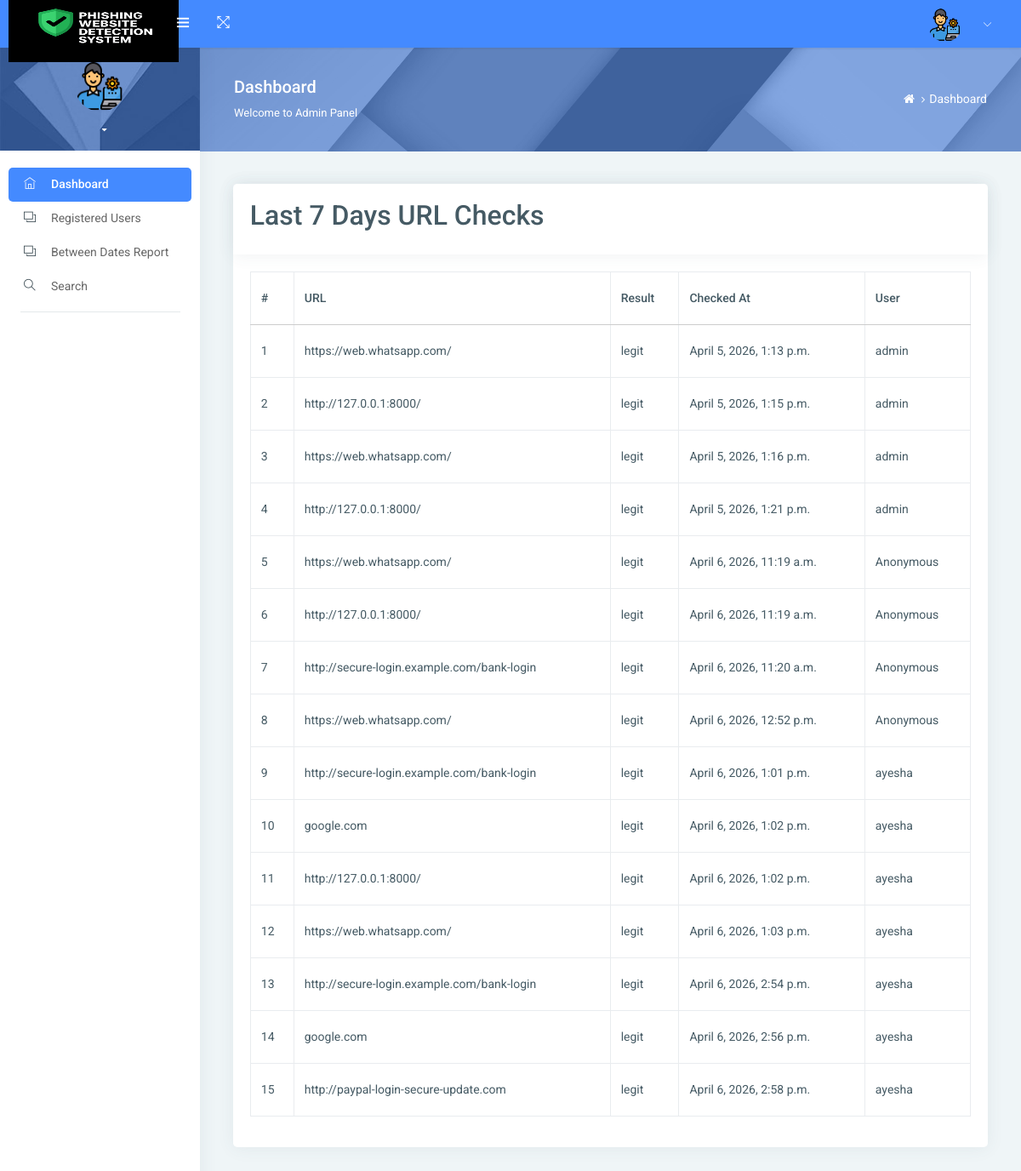
The app's page /checks/seven-days/ with its own data.
### detector/models.py (models this page shows, shortened)
class URLCheck(models.Model):
    RESULT_CHOICES = (('legit', 'Legitimate'), ('phish', 'Phishing'))
    user = models.ForeignKey(CustomUser, null=True, blank=True, on_delete=models.SET_NULL)
    url = models.TextField()
    score = models.FloatField(default=0.0)
    result = models.CharField(max_length=10, choices=RESULT_CHOICES)
    created_at = models.DateTimeField(auto_now_add=True)

class CustomUser(AbstractUser):
    USER_TYPES = (
        ('1', 'admin'),
        ('2', 'regusers'),
    )
    user_type = models.CharField(choices=USER_TYPES, max_length=10, default='1')

### phishguard/views.py (the view)
# urls.py: path('checks/seven-days/', views.seven_days_checks, name='seven_days_checks'),
def seven_days_checks(request):
    seven_days_ago = now().date() - timedelta(days=7)
    checks = URLCheck.objects.filter(created_at__date__gte=seven_days_ago)
    return render(request, "seven_days_checks.html", {"checks": checks})

### templates/seven_days_checks.html
{% extends "base.html" %}
{% block content %}
<div class="page-body">
                                        <div class="row">
                                            <div class="col-md-12">
                                                <div class="card"> <div class="card-header">
                                                       <h2>Last 7 Days URL Checks</h2>
                                                    </div>
<div class="card-block">
    <table class="table table-bordered">
        <thead>
            <tr>
                <th>#</th>
                <th>URL</th>
                <th>Result</th>
                <th>Checked At</th>
                <th>User</th>
            </tr>
        </thead>
        <tbody>
            {% for check in checks %}
            <tr>
                <td>{{ forloop.counter }}</td>
                <td>{{ check.url }}</td>
                <td>{{ check.result }}</td>
                <td>{{ check.created_at }}</td>
                <td>{{ check.user.username|default:"Anonymous" }}</td>
            </tr>
            {% empty %}
            <tr>
                <td colspan="5" class="text-center">No checks in the last 7 days.</td>
            </tr>
            {% endfor %}
        </tbody>
    </table>
</div>
</div>
</div>
</div>
{% endblock %}

### templates/base.html (shortened to what this page needs)
{% load static %}
<!DOCTYPE html>
<html lang="en">
<head>
    <link rel="stylesheet" href="{% static 'assets/pages/waves/css/waves.min.css'%}" type="text/css" media="all">
      <link rel="stylesheet" type="text/css" href="{% static 'assets/css/bootstrap/css/bootstrap.min.css'%}">
      <link rel="stylesheet" href="{% static 'assets/pages/waves/css/waves.min.css'%}" type="text/css" media="all">
      <link rel="stylesheet" type="text/css" href="{% static 'assets/icon/themify-icons/themify-icons.css'%}">
      <link rel="stylesheet" type="text/css" href="{% static 'assets/icon/font-awesome/css/font-awesome.min.css'%}">
      <link rel="stylesheet" type="text/css" href="{% static 'assets/css/jquery.mCustomScrollbar.css'%}">
        <link rel="stylesheet" href="https://www.amcharts.com/lib/3/plugins/export/export.css" type="text/css" media="all" />
      <link rel="stylesheet" type="text/css" href="{% static 'assets/css/style.css'%}">
  </head>
  <body>
  <div id="pcoded" class="pcoded">
      <div class="pcoded-container navbar-wrapper">
         {% include 'includes/header.html' %}
          <div class="pcoded-main-container">
              <div class="pcoded-wrapper">
                  {% include 'includes/sidebar.html' %}
                  <div class="pcoded-content">
                      <div class="page-header">
                          <div class="page-block">
                              <div class="row align-items-center">
                                  <div class="col-md-8">
                                      <div class="page-header-title">
                                          <h5 class="m-b-10">Dashboard</h5>
                                          <p class="m-b-0">Welcome to Admin Panel</p>
                                      </div>
                                  </div>
                                  <div class="col-md-4">
                                      <ul class="breadcrumb-title">
                                          <li class="breadcrumb-item">
                                              <a href="{% url 'dashboard' %}"> <i class="fa fa-home"></i> </a>
                                          </li>
                                          <li class="breadcrumb-item"><a href="#!">Dashboard</a>
                                          </li>
                                      </ul>
                                  </div>
                              </div>
                          </div>
                      </div>
                        <div class="pcoded-inner-content">
                            <div class="main-body">
                                <div class="page-wrapper">
                                    {% block content %}
                                    {% endblock %}
                                </div>
                            </div>
                        </div>
                    </div>
                </div>
            </div>
        </div>
    </div>
</body>
</html>

### templates/includes/header.html (shortened to what this page needs)
{% load static %}
<nav class="navbar header-navbar pcoded-header">
              <div class="navbar-wrapper">
                  <div class="navbar-logo">
                      <a class="mobile-menu waves-effect waves-light" id="mobile-collapse" href="#!">
                          <i class="ti-menu"></i>
                      </a>
                      <a href="{% url 'dashboard' %}">
                          <img src="{% static 'assets/images/logo.png'%}" alt="Theme-Logo" height="90" width="200" />
                      </a>
                  </div>
                  <div class="navbar-container container-fluid">
                      <ul class="nav-left">
                          <li>
                              <a href="#!" onclick="javascript:toggleFullScreen()" class="waves-effect waves-light">
                                  <i class="ti-fullscreen"></i>
                              </a>
                          </li>
                      </ul>
                      <ul class="nav-right">
                          <li class="user-profile header-notification">
                              <a href="#!" class="waves-effect waves-light">
                                  <img src="{% static 'assets/images/avatar-4.jpg'%}" class="img-radius" alt="User-Profile-Image">
                                  <i class="ti-angle-down"></i>
                              </a>
                          </li>
                      </ul>
                  </div>
              </div>
          </nav>

### templates/includes/sidebar.html (shortened to what this page needs)
{% load static %}
<nav class="pcoded-navbar">
                      <div class="pcoded-inner-navbar main-menu">
                          <div class="">
                              <div class="main-menu-header">
                                  <img class="img-80 img-radius" src="{% static 'assets/images/avatar-4.jpg'%}" alt="User-Profile-Image">
                                  <div class="user-details">
                                      <span id="more-details">{{user.first_name}} {{user.last_name}}<i class="fa fa-caret-down"></i></span>
                                  </div>
                              </div>
                          </div>
                          <div class="pcoded-navigation-label" data-i18n="nav.category.navigation"></div>
                          <ul class="pcoded-item pcoded-left-item">
                              <li class="active">
                                  <a href="{% url 'dashboard' %}" class="waves-effect waves-dark">
                                      <span class="pcoded-micon"><i class="ti-home"></i><b>D</b></span>
                                      <span class="pcoded-mtext" data-i18n="nav.dash.main">Dashboard</span>
                                  </a>
                              </li>
                              <li>
                                  <a href="{% url 'registeres_users' %}" class="waves-effect waves-dark">
                                      <span class="pcoded-micon"><i class="ti-layers"></i><b>FC</b></span>
                                      <span class="pcoded-mtext" data-i18n="nav.form-components.main">Registered Users</span>
                                  </a>
                              </li>
                              <li>
                                  <a href="{% url 'between_date_report' %}" class="waves-effect waves-dark">
                                      <span class="pcoded-micon"><i class="ti-layers"></i><b>FC</b></span>
                                      <span class="pcoded-mtext" data-i18n="nav.form-components.main">Between Dates Report</span>
                                  </a>
                              </li>
                              <li>
                                  <a href="{% url 'search_url_check' %}" class="waves-effect waves-dark">
                                      <span class="pcoded-micon"><i class="ti-search"></i><b>FC</b></span>
                                      <span class="pcoded-mtext" data-i18n="nav.form-components.main">Search</span>
                                  </a>
                              </li>
                          </ul>
                      </div>
                  </nav>

### records on screen
URLCheck: url "https://web.whatsapp.com/", result "legit", created_at "April 5, 2026, 1:13 p.m.", user.username "admin"
URLCheck: url "http://127.0.0.1:8000/", result "legit", created_at "April 5, 2026, 1:15 p.m.", user.username "admin"
URLCheck: url "https://web.whatsapp.com/", result "legit", created_at "April 5, 2026, 1:16 p.m.", user.username "admin"
URLCheck: url "http://127.0.0.1:8000/", result "legit", created_at "April 5, 2026, 1:21 p.m.", user.username "admin"
URLCheck: url "https://web.whatsapp.com/", result "legit", created_at "April 6, 2026, 11:19 a.m.", user.username "Anonymous"
URLCheck: url "http://127.0.0.1:8000/", result "legit", created_at "April 6, 2026, 11:19 a.m.", user.username "Anonymous"
URLCheck: url "http://secure-login.example.com/bank-login", result "legit", created_at "April 6, 2026, 11:20 a.m.", user.username "Anonymous"
URLCheck: url "https://web.whatsapp.com/", result "legit", created_at "April 6, 2026, 12:52 p.m.", user.username "Anonymous"
URLCheck: url "http://secure-login.example.com/bank-login", result "legit", created_at "April 6, 2026, 1:01 p.m.", user.username "ayesha"
URLCheck: url "google.com", result "legit", created_at "April 6, 2026, 1:02 p.m.", user.username "ayesha"
URLCheck: url "http://127.0.0.1:8000/", result "legit", created_at "April 6, 2026, 1:02 p.m.", user.username "ayesha"
URLCheck: url "https://web.whatsapp.com/", result "legit", created_at "April 6, 2026, 1:03 p.m.", user.username "ayesha"
URLCheck: url "http://secure-login.example.com/bank-login", result "legit", created_at "April 6, 2026, 2:54 p.m.", user.username "ayesha"
URLCheck: url "google.com", result "legit", created_at "April 6, 2026, 2:56 p.m.", user.username "ayesha"
URLCheck: url "http://paypal-login-secure-update.com", result "legit", created_at "April 6, 2026, 2:58 p.m.", user.username "ayesha"
